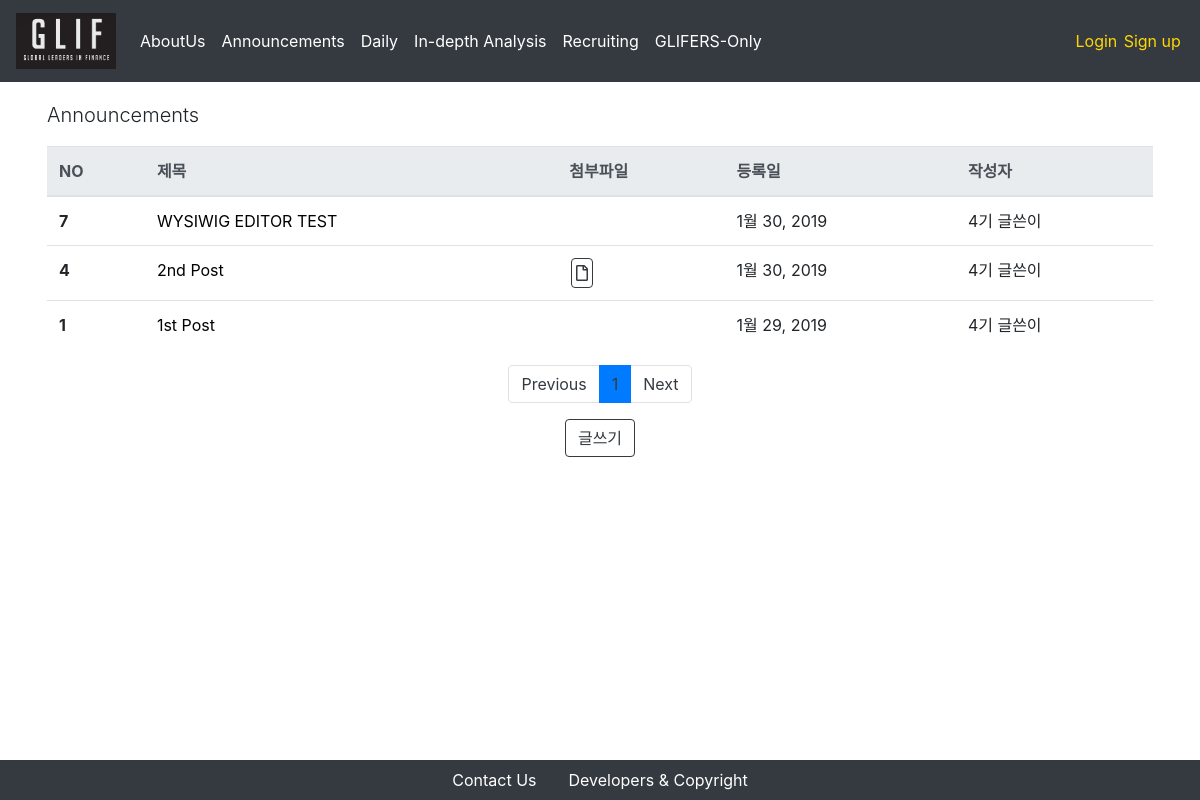
/announcement/, run on an earlier commit of the app's database.
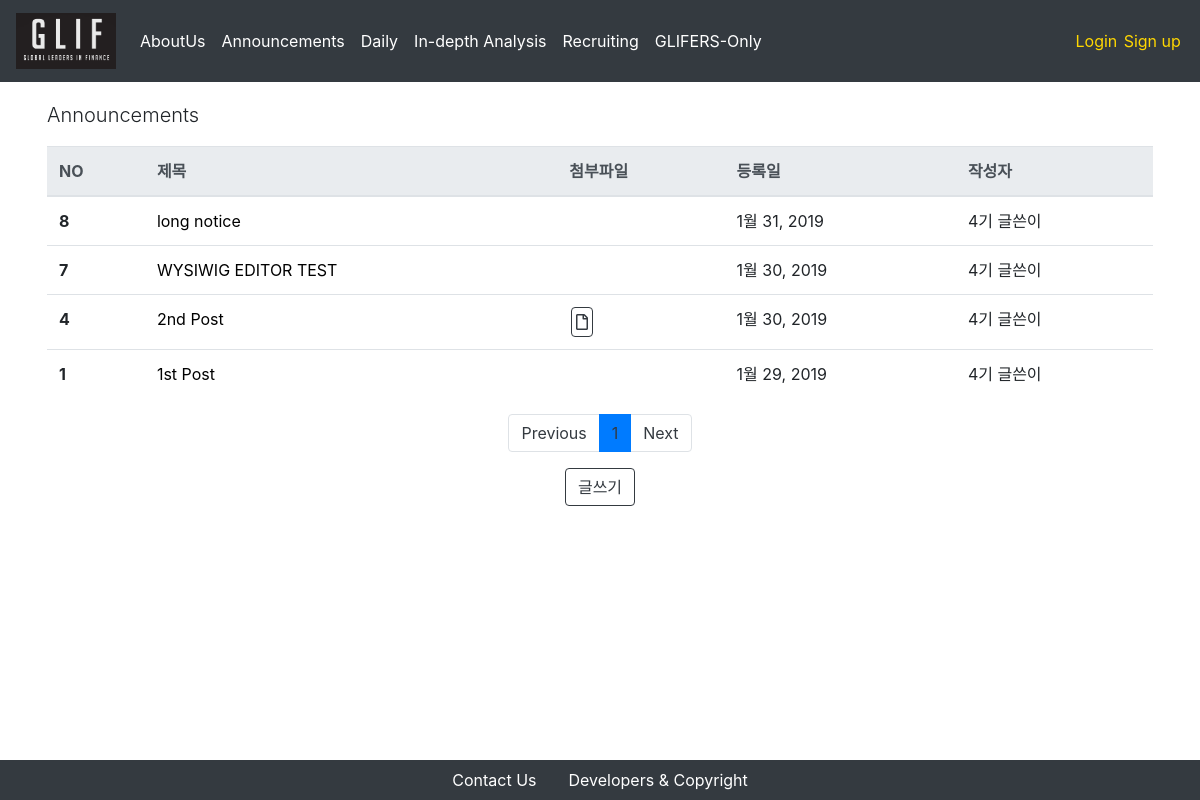
And on a later commit of the database.
### announcement/models.py (models this page shows, shortened)
class Post(models.Model):
    title = models.CharField(max_length = 250)
    attached_file = models.FileField(upload_to = 'announcement_attached_files/%Y/%m/%d/', blank = True, null = True)
    written_date = models.DateField(auto_now = True)
    writer = models.ForeignKey(Glifer, on_delete = models.CASCADE, related_name = "announcement_writer")
    content = RichTextUploadingField()

### users/models.py (models this page shows)
class Glifer(models.Model):
    user = models.OneToOneField(CustomUser, on_delete = models.CASCADE, primary_key = True)
    is_mentor = models.BooleanField(default=False)
    is_authorized = models.BooleanField(default = False)
    name_en = models.CharField(max_length = 250)
    name_kr = models.CharField(max_length = 250)
    birthdate = models.DateField(default = "2000-01-01")
    phonenumber = models.CharField(max_length = 250)
    email= models.EmailField(max_length = 250)
    work_at = models.CharField(max_length = 250, blank = True)
    self_intro = models.TextField(max_length = 1000)
    profile_img = models.FileField(upload_to = 'profiles/%Y/%m/%d/', default = '/users/man-user.png')
    nth = models.CharField(
        max_length=2,
        choices=nth_CHOICES,
        default=glif_4th,
    )
    def __str__(self):
        return self.nth + " " + self.name_kr

### announcement/views.py (the view)
# urls.py: path('', PostListView.as_view(), name='announcement-index'),
class PostListView(ListView):
    model = Post
    template_name = 'announcement/index.html'
    context_object_name = "posts"
    paginate_by = 5
    block_size = 5 # 하단의 페이지 목록 수
    def get_queryset(self):
        order_by_recent_time = Post.objects.all().order_by("-pk")
        return order_by_recent_time
    def get_context_data(self, **kwargs):
        context = super(PostListView, self).get_context_data(**kwargs)
        block_size = 5 # 하단의 페이지 목록 수
        start_index = int((context['page_obj'].number - 1) / self.block_size) * self.block_size
        end_index = min(start_index + self.block_size, len(context['paginator'].page_range))
        context['page_range'] = context['paginator'].page_range[start_index:end_index]
        return context

### announcement/templates/announcement/index.html
{% extends 'setups/base.html' %}
{% block body %}
<div class = "container">
    <div class = "row">
        <p class = "lead">Announcements</p>
        <table class="table">
            <thead class="thead-light">
                <tr>
                    <th scope="col">NO</th>
                    <th scope="col">제목</th>
                    <th scope="col">첨부파일</th>
                    <th scope="col">등록일</th>
                    <th scope="col">작성자</th>
                </tr>
            </thead>
            <tbody>
                {% for post in posts %}
                    <tr>
                        <th scope="row">{{ post.id }}</th>
                        <td>
                            <a href="/announcement/{{post.pk}}" style = "color:black"> {{ post.title }} </a>
                        </td>
                        {% if post.attached_file != '' %}
                            <td><button type="button" class="btn btn-outline-dark btn-download" onclick="location.href = '/announcement/{{post.pk}}/download'"><i class="far fa-file"></i></button></td>
                        {% else %}
                            <td></td>
                        {% endif %}
                        <td>{{ post.written_date }}</td>
                        <td>{{ post.writer }}</td>
                    </tr>
                {% endfor %}
            </tbody>
        </table>
    </div>
    <nav aria-label="Page navigation">
        <ul class="pagination justify-content-center">
            {% if page_obj.has_previous %}
            <li class = "page-item">
                <a class = "page-link" href="?page={{ page_obj.previous_page_number }}" aria-label="Previous">
                Previous
                </a>
            </li>
            {% else %}
            <li class="page-item"><a class="page-link" href="#" tabindex="-1" aria-disabled="true">Previous</a></li>
            {% endif %}
            {% for i in page_range %}
            {% if page_obj.number == i %}
                <li class = "active page-item"><a class="page-link" href="#">{{i}}</a></li>
            {% else %}
                <li class = "page-item"><a class = "page-link" href="?page={{ i }}">{{ i }}</a></li>
            {% endif %}
            {% endfor %}
            {% if page_obj.has_next %}
            <li class = "page-item">
                <a class = "page-link" href="?page={{ page_obj.next_page_number }}" aria-label="Next">
                    Next
                </a>
            </li>
            {% else %}
            <li class="page-item">
                <a class="page-link" href="#">Next</a>
            </li>
            {% endif %}
        </ul>
    </nav>
    <div class = "row align-items-center justify-content-center">
        <button type="button" class="btn btn-outline-dark" onclick="location.href = '/announcement/new'">글쓰기</button>
    </div>
</div>
{% endblock %}

What changed in the data, as far as the page shows it:
added Post: id "8", title "long notice", written_date "1월 31, 2019", writer "4기 글쓴이"
